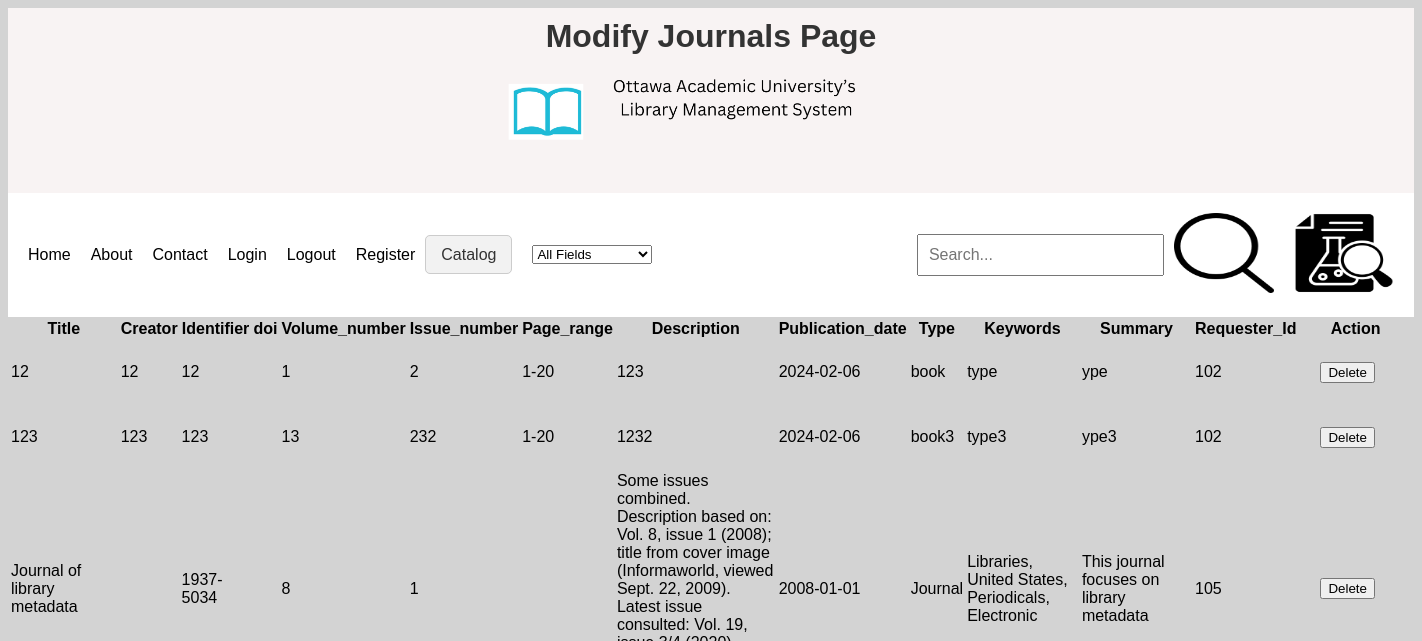
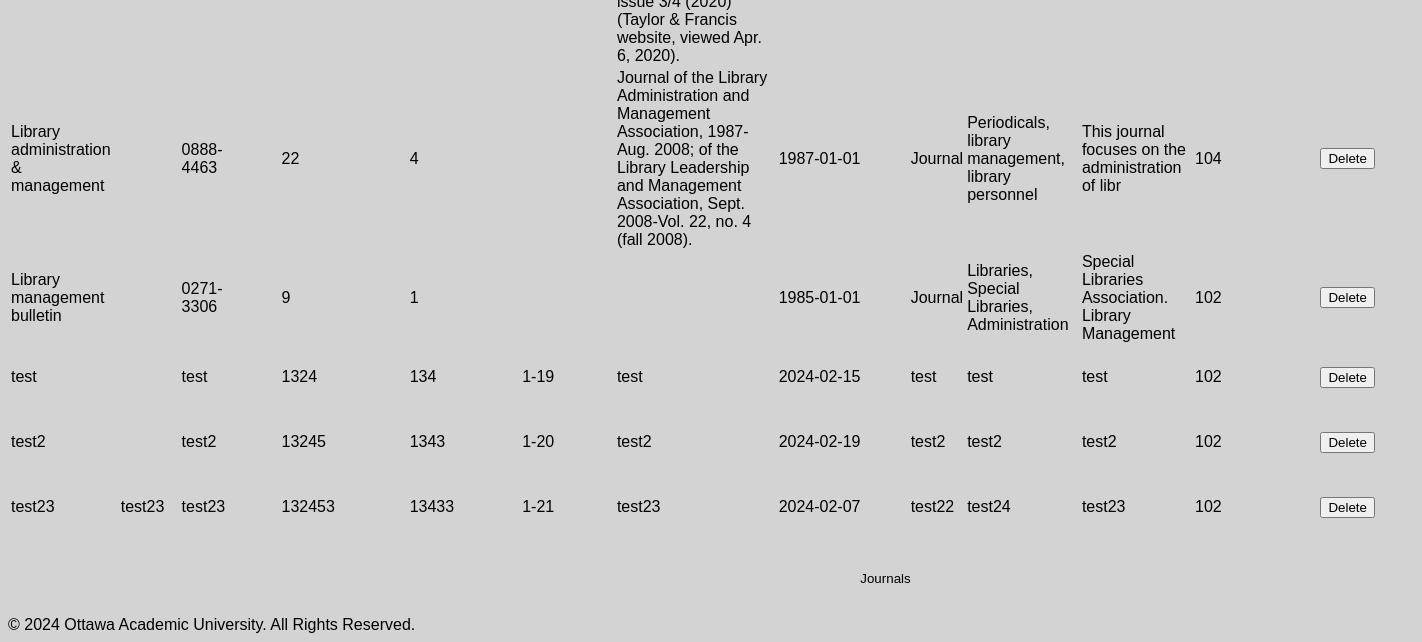
The page /modifyjournals.php on the database as committed earlier (2 pictures, top to bottom).
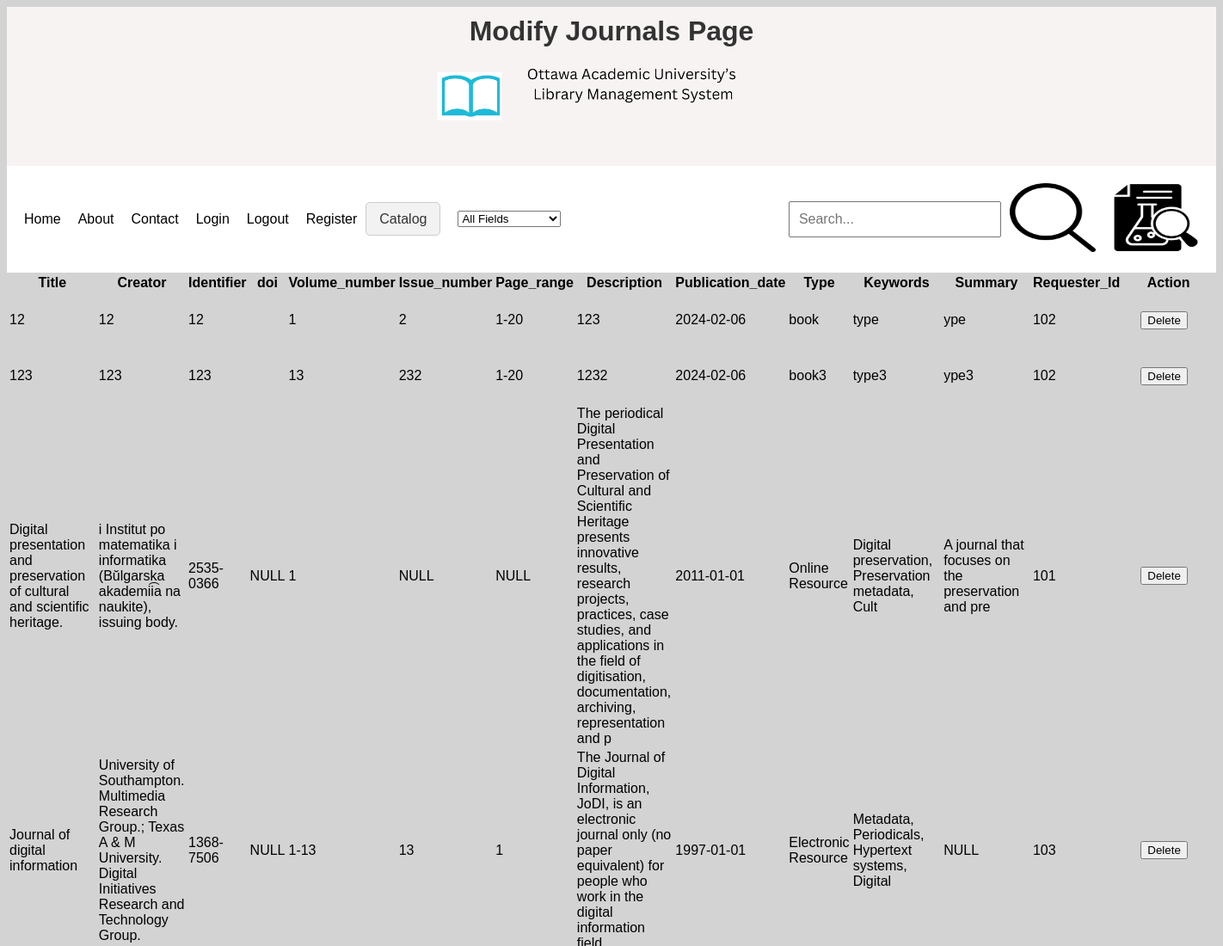
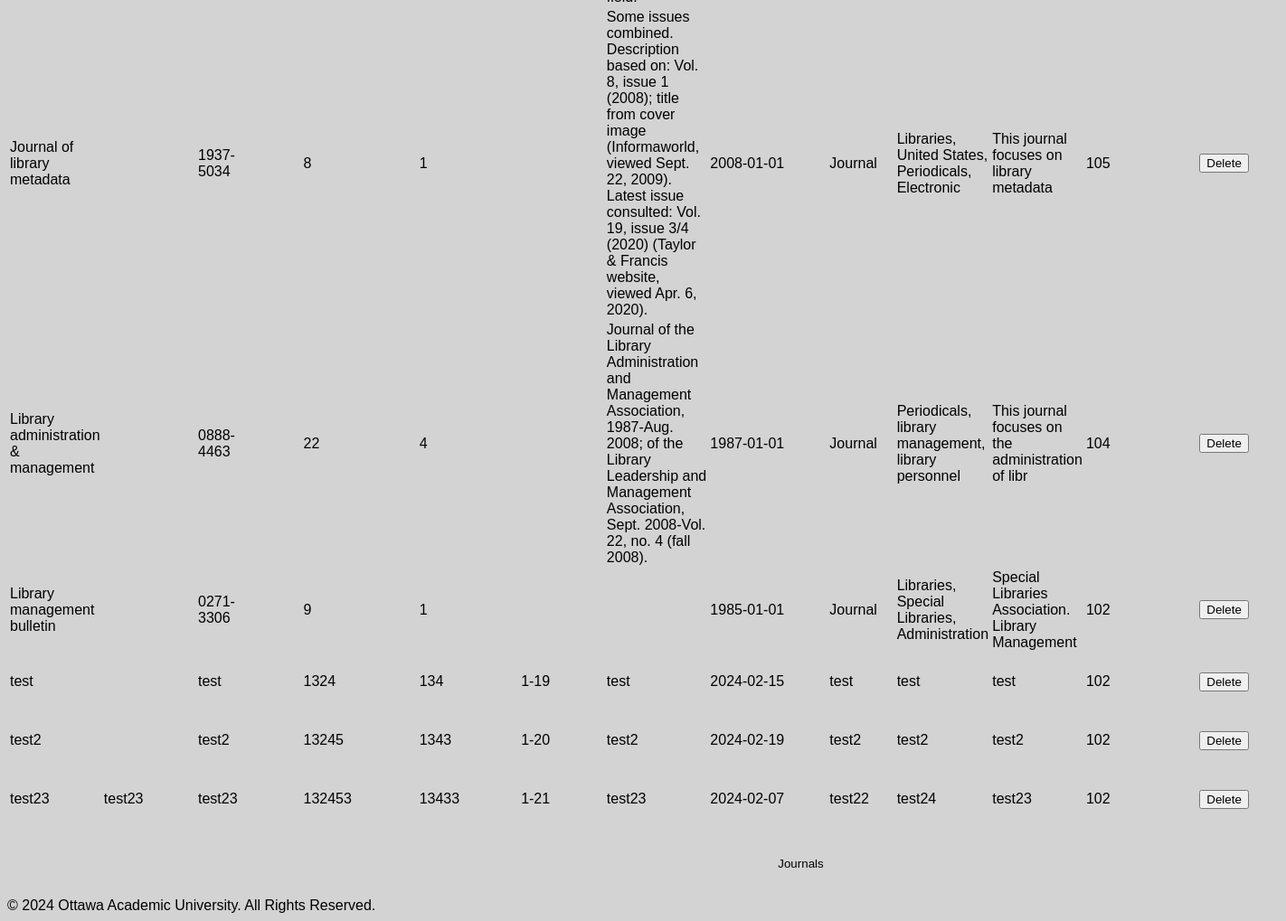
The same page on the database as committed later (2 pictures, top to bottom).
### tables this page shows
CREATE TABLE `journals` (
  `Title` varchar(255) NOT NULL,
  `Creator` varchar(255) DEFAULT NULL,
  `Identifier` varchar(13) DEFAULT NULL,
  `doi` varchar(255) DEFAULT NULL,
  `Volume_number` varchar(255) DEFAULT NULL,
  `Issue_number` varchar(255) DEFAULT NULL,
  `Page_range` varchar(50) DEFAULT NULL,
  `Description` varchar(255) DEFAULT NULL,
  `Publication_date` date DEFAULT NULL,
  `Type` varchar(50) DEFAULT NULL,
  `Keywords` varchar(50) DEFAULT NULL,
  `Summary` varchar(50) DEFAULT NULL,
  `Requester_Id` int(50) DEFAULT NULL
);

### modifyjournals.php (the view, shortened to what this page needs)
<?php
require 'database.php';
?>
<!DOCTYPE html>
<html>
<head>
    <link rel="stylesheet" type="text/css" href="journals.css">
</head>
<body>
<div class="header">
    <h1>Modify Journals Page</h1>
    <img src="images/Ottawa Academic University's Library Management System Logo.png" alt="logo" width="400" height="100">
</div>
<div class="nav">
  <nav>
        <a href="index.html">Home</a>
        <a href="about.php">About</a>
        <a href="contact.php">Contact</a>
        <a href="login.php">Login</a>
        <a href="logout.php">Logout</a>
        <a href="register.php">Register</a>
        <div class="dropdown">
          <span class="dropbtn" onclick="toggleDropdown('searchDropdown')">Catalog</span>
        </div>
        <form method="post">
          <select name="fields">
            <option value="">All Fields</option>
          </select>
        </form>
        <input type="text" id="searchInput" placeholder="Search...">
        <a href="journals.php">
          <img src="images/search-icon.png" alt="search icon"width="100" height="80">
          </a>
       <a href="index.html"><img src="images/journal.png" alt="journals icon" width="100" height="80"></a>
    </nav>
</div>
        <table>
            <thead>
                <tr>
                    <th>Title</th>
                    <th>Creator</th>
                    <th>Identifier</th>
                    <th>doi</th>
                    <th>Volume_number</th>
                    <th>Issue_number</th>
                    <th>Page_range</th>
                    <th>Description</th>
                    <th>Publication_date</th>
                    <th>Type</th>
                    <th>Keywords</th>
                    <th>Summary</th>
                    <th>Requester_Id</th>
                    <th>Action</th>
                </tr>
            </thead>
            <tbody>
            <?php
            $sql = "SELECT * FROM journals";
            $result = mysqli_query($conn, $sql);
            while ($row = mysqli_fetch_assoc($result)) { ?>
                <tr>
                    <td><?php echo $row['Title']; ?></td>
                    <td><?php echo $row['Creator']; ?></td>
                    <td><?php echo $row['Identifier']; ?></td>
                    <td><?php echo $row['doi']; ?></td>
                    <td><?php echo $row['Volume_number']; ?></td>
                    <td><?php echo $row['Issue_number']; ?></td>
                    <td><?php echo $row['Page_range']; ?></td>
                    <td><?php echo $row['Description']; ?></td>
                    <td><?php echo $row['Publication_date']; ?></td>
                    <td><?php echo $row['Type']; ?></td>
                    <td><?php echo $row['Keywords']; ?></td>
                    <td><?php echo $row['Summary']; ?></td>
                    <td><?php echo $row['Requester_Id']; ?></td>
                    <td>
                        <form method='post' action='modifyjournals.php'>
                            <input type='submit' name='del' value='Delete'>
                        </form>
                    </td>
                </tr>
            <?php } ?>
            </tbody>
        </table>
<form action="journals.php">
    <button type="submit">Journals</button>
</form>
<footer>
  &copy; 2024 Ottawa Academic University. All Rights Reserved.
</footer>
</body>
</html>

### journals.css (style rules this page uses)
body { background-color: #d3d3d3; font-family: Arial, sans-serif; }
nav { display: flex; justify-content: space-between; align-items: center; background-color: white; padding: 10px; }
nav a { text-decoration: none; color: black; margin: 10px; }
form { display: grid; grid-template-columns: 1fr 3fr; grid-gap: 10px; margin: 20px; }
form button { grid-column: 2 / 3; padding: 10px; background-color: #d3d3d3; color: black; border: none; cursor: pointer; }
.dropdown { position: relative; }
.dropbtn { background-color: #f2f2f2; color: #333; padding: 10px 15px; font-size: 16px; cursor: pointer; border: 1px solid #ccc; border-radius: 5px; }
#searchInput { width: 300px; padding: 10px; font-size: 16px; }
.header { background-color: #F8F3F3; padding: 10px; text-align: center; }
.header h1 { margin: 0; color: #333; }
.header img { max-width: 100%; margin-left: -70px; height: auto; }

Rows that differ between the two databases and show on the page:
added journals: Title "Digital presentation and preservation of cultural and scientific heritage.", Creator "i Institut po matematika i informatika (Bŭlgarska akademii͡a na naukite), issuing body.", Identifier "2535-0366", doi "NULL", Volume_number "1", Issue_number "NULL", Page_range "NULL", Description "The periodical Digital Presentation and Preservation of Cultural and Scientific Heritage presents innovative results, research projects, practices, case studies, and applications in the field of digitisation, documentation, archiving, representation and p", Publication_date "2011-01-01", Type "Online Resource", Keywords "Digital preservation, Preservation metadata, Cult", Summary "A journal that focuses on the preservation and pre", Requester_Id "101"
added journals: Title "Journal of digital information", Creator "University of Southampton. Multimedia Research Group.; Texas A & M University. Digital Initiatives Research and Technology Group.", Identifier "1368-7506", doi "NULL", Volume_number "1-13", Issue_number "13", Page_range "1", Description "The Journal of Digital Information, JoDI, is an electronic journal only (no paper equivalent) for people who work in the digital information field.", Publication_date "1997-01-01", Type "Electronic Resource", Keywords "Metadata, Periodicals, Hypertext systems, Digital", Summary "NULL", Requester_Id "103"
